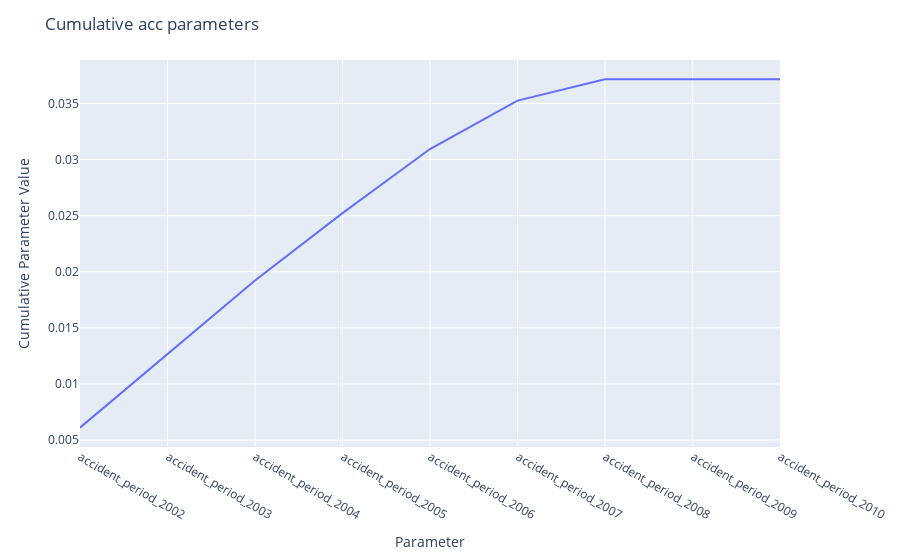

Notebook source saved alongside this figure:
### Code cell
r.tweedie.PlotParameter('acc')

### Figure 1 — Plotly figure (JSON) as saved in the notebook; plotly's stock layout.template omitted (floating-point values rounded to 4 significant figures)
{"data": [{"customdata": [[0.006105], [0.006526], [0.006592], [0.006007], [0.005709], [0.004317], [0.001896], [0], [0]], "hovertemplate": "parameter=%{x}<br>cumsum=%{y}<br>value=%{customdata[0]}<extra></extra>", "legendgroup": "", "line": {"color": "#636efa", "dash": "solid"}, "marker": {"symbol": "circle"}, "mode": "lines", "name": "", "orientation": "v", "showlegend": false, "type": "scatter", "x": ["accident_period_2002", "accident_period_2003", "accident_period_2004", "accident_period_2005", "accident_period_2006", "accident_period_2007", "accident_period_2008", "accident_period_2009", "accident_period_2010"], "xaxis": "x", "y": [0.006105, 0.01263, 0.01922, 0.02523, 0.03094, 0.03526, 0.03715, 0.03715, 0.03715], "yaxis": "y"}], "layout": {"legend": {"tracegroupgap": 0}, "margin": {"t": 60}, "title": {"text": "Cumulative acc parameters"}, "xaxis": {"anchor": "y", "domain": [0, 1], "title": {"text": "Parameter"}}, "yaxis": {"anchor": "x", "domain": [0, 1], "title": {"text": "Cumulative Parameter Value"}}}}
